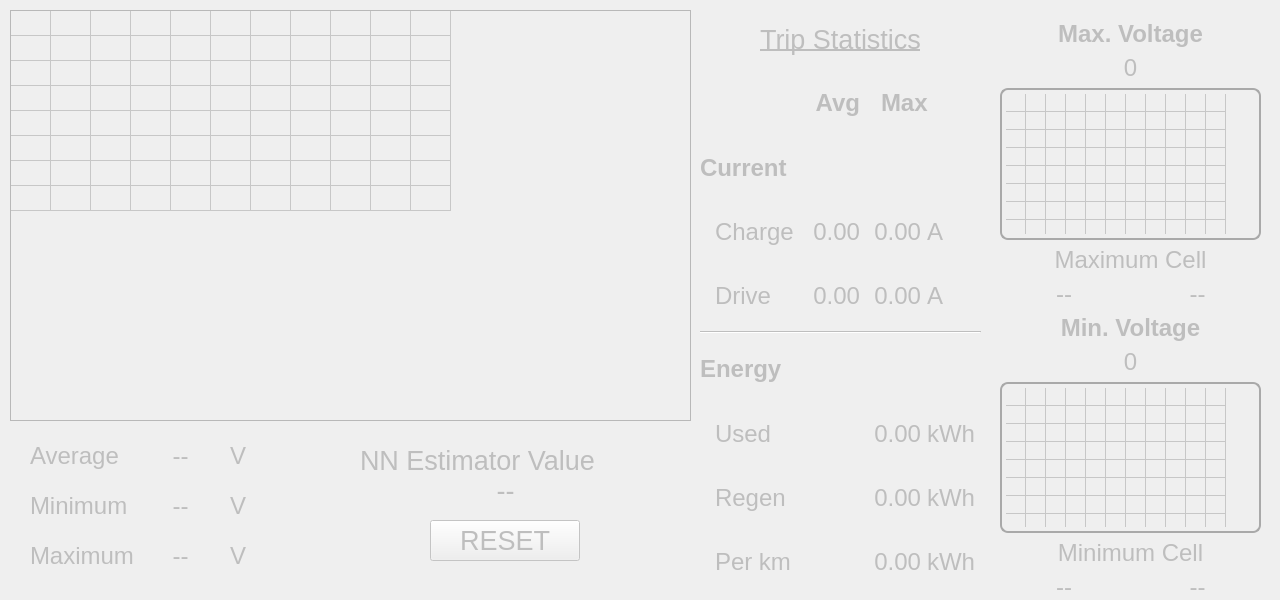
   <widget class="QWidget" name="battery" native="true">
    <property name="enabled">
     <bool>false</bool>
    </property>
    <property name="geometry">
     <rect>
      <x>0</x>
      <y>0</y>
      <width>1280</width>
      <height>600</height>
     </rect>
    </property>
    <property name="sizePolicy">
     <sizepolicy hsizetype="Fixed" vsizetype="Fixed">
      <horstretch>0</horstretch>
      <verstretch>0</verstretch>
     </sizepolicy>
    </property>
    <property name="font">
     <font>
      <family>Lucida Console</family>
     </font>
    </property>
    <property name="styleSheet">
     <string notr="true">QPushButton:focus{
color: rgb(255, 0, 4);
}
QCheckBox:focus{
background-color: rgba(255, 0, 4, 50);
}</string>
    </property>
    <widget class="QTableWidget" name="tableWidget_cellValues">
     <property name="geometry">
      <rect>
       <x>10</x>
       <y>10</y>
       <width>681</width>
       <height>411</height>
      </rect>
     </property>
     <property name="sizePolicy">
      <sizepolicy hsizetype="MinimumExpanding" vsizetype="MinimumExpanding">
       <horstretch>100</horstretch>
       <verstretch>100</verstretch>
      </sizepolicy>
     </property>
     <property name="sizeIncrement">
      <size>
       <width>1</width>
       <height>1</height>
      </size>
     </property>
     <property name="font">
      <font>
       <family>Lucida Console</family>
       <pointsize>11</pointsize>
       <weight>75</weight>
       <italic>false</italic>
       <bold>true</bold>
      </font>
     </property>
     <property name="focusPolicy">
      <enum>Qt::NoFocus</enum>
     </property>
     <property name="styleSheet">
      <string notr="true">font: 75 11pt &quot;Lucida Console&quot;;
font-weight: bold;
text-align: center;</string>
     </property>
     <property name="midLineWidth">
      <number>0</number>
     </property>
     <property name="verticalScrollBarPolicy">
      <enum>Qt::ScrollBarAlwaysOff</enum>
     </property>
     <property name="horizontalScrollBarPolicy">
      <enum>Qt::ScrollBarAlwaysOff</enum>
     </property>
     <property name="tabKeyNavigation">
      <bool>false</bool>
     </property>
     <property name="selectionMode">
      <enum>QAbstractItemView::NoSelection</enum>
     </property>
     <property name="iconSize">
      <size>
       <width>20</width>
       <height>20</height>
      </size>
     </property>
     <property name="showGrid">
      <bool>true</bool>
     </property>
     <property name="cornerButtonEnabled">
      <bool>false</bool>
     </property>
     <property name="rowCount">
      <number>8</number>
     </property>
     <property name="columnCount">
      <number>11</number>
     </property>
     <attribute name="horizontalHeaderVisible">
      <bool>false</bool>
     </attribute>
     <attribute name="horizontalHeaderDefaultSectionSize">
      <number>40</number>
     </attribute>
     <attribute name="horizontalHeaderHighlightSections">
      <bool>false</bool>
     </attribute>
     <attribute name="horizontalHeaderMinimumSectionSize">
      <number>10</number>
     </attribute>
     <attribute name="horizontalHeaderShowSortIndicator" stdset="0">
      <bool>false</bool>
     </attribute>
     <attribute name="verticalHeaderVisible">
      <bool>false</bool>
     </attribute>
     <attribute name="verticalHeaderDefaultSectionSize">
      <number>25</number>
     </attribute>
     <attribute name="verticalHeaderMinimumSectionSize">
      <number>5</number>
     </attribute>
     <row/>
     <row/>
     <row/>
     <row/>
     <row/>
     <row/>
     <row/>
     <row/>
     <column/>
     <column/>
     <column/>
     <column/>
     <column/>
     <column/>
     <column/>
     <column/>
     <column/>
     <column/>
     <column/>
     <item row="0" column="0">
      <property name="textAlignment">
       <set>AlignCenter</set>
      </property>
     </item>
    </widget>
    <widget class="QTransparentWidget" name="transparentWidget" native="true">
     <property name="geometry">
      <rect>
       <x>10</x>
       <y>430</y>
       <width>681</width>
       <height>161</height>
      </rect>
     </property>
     <property name="sizePolicy">
      <sizepolicy hsizetype="MinimumExpanding" vsizetype="MinimumExpanding">
       <horstretch>0</horstretch>
       <verstretch>0</verstretch>
      </sizepolicy>
     </property>
     <widget class="QLabel" name="l_cell_ave">
      <property name="geometry">
       <rect>
        <x>140</x>
        <y>10</y>
        <width>61</width>
        <height>32</height>
       </rect>
      </property>
      <property name="font">
       <font>
        <pointsize>18</pointsize>
       </font>
      </property>
      <property name="text">
       <string>--</string>
      </property>
      <property name="alignment">
       <set>Qt::AlignCenter</set>
      </property>
     </widget>
     <widget class="QLabel" name="label_32">
      <property name="geometry">
       <rect>
        <x>20</x>
        <y>60</y>
        <width>121</width>
        <height>32</height>
       </rect>
      </property>
      <property name="font">
       <font>
        <pointsize>18</pointsize>
       </font>
      </property>
      <property name="text">
       <string>Minimum</string>
      </property>
     </widget>
     <widget class="QLabel" name="label_33">
      <property name="geometry">
       <rect>
        <x>20</x>
        <y>110</y>
        <width>121</width>
        <height>32</height>
       </rect>
      </property>
      <property name="font">
       <font>
        <pointsize>18</pointsize>
       </font>
      </property>
      <property name="text">
       <string>Maximum</string>
      </property>
     </widget>
     <widget class="QLabel" name="l_cell_max">
      <property name="geometry">
       <rect>
        <x>140</x>
        <y>110</y>
        <width>61</width>
        <height>32</height>
       </rect>
      </property>
      <property name="font">
       <font>
        <pointsize>18</pointsize>
       </font>
      </property>
      <property name="text">
       <string>--</string>
      </property>
      <property name="alignment">
       <set>Qt::AlignCenter</set>
      </property>
     </widget>
     <widget class="QLabel" name="l_cell_min">
      <property name="geometry">
       <rect>
        <x>140</x>
        <y>60</y>
        <width>61</width>
        <height>32</height>
       </rect>
      </property>
      <property name="font">
       <font>
        <pointsize>18</pointsize>
       </font>
      </property>
      <property name="text">
       <string>--</string>
      </property>
      <property name="alignment">
       <set>Qt::AlignCenter</set>
      </property>
     </widget>
     <widget class="QLabel" name="label_35">
      <property name="geometry">
       <rect>
        <x>20</x>
        <y>10</y>
        <width>111</width>
        <height>32</height>
       </rect>
      </property>
      <property name="sizePolicy">
       <sizepolicy hsizetype="Fixed" vsizetype="Preferred">
        <horstretch>0</horstretch>
        <verstretch>0</verstretch>
       </sizepolicy>
      </property>
      <property name="font">
       <font>
        <pointsize>18</pointsize>
       </font>
      </property>
      <property name="text">
       <string>Average</string>
      </property>
     </widget>
     <widget class="QLabel" name="label_36">
      <property name="geometry">
       <rect>
        <x>220</x>
        <y>10</y>
        <width>21</width>
        <height>32</height>
       </rect>
      </property>
      <property name="font">
       <font>
        <pointsize>18</pointsize>
       </font>
      </property>
      <property name="text">
       <string>V</string>
      </property>
     </widget>
     <widget class="QLabel" name="label_50">
      <property name="geometry">
       <rect>
        <x>220</x>
        <y>60</y>
        <width>21</width>
        <height>32</height>
       </rect>
      </property>
      <property name="font">
       <font>
        <pointsize>18</pointsize>
       </font>
      </property>
      <property name="text">
       <string>V</string>
      </property>
     </widget>
     <widget class="QLabel" name="label_56">
      <property name="geometry">
       <rect>
        <x>220</x>
        <y>110</y>
        <width>21</width>
        <height>32</height>
       </rect>
      </property>
      <property name="font">
       <font>
        <pointsize>18</pointsize>
       </font>
      </property>
      <property name="text">
       <string>V</string>
      </property>
     </widget>
     <widget class="QLabel" name="est_cap">
      <property name="geometry">
       <rect>
        <x>450</x>
        <y>50</y>
        <width>91</width>
        <height>20</height>
       </rect>
      </property>
      <property name="font">
       <font>
        <pointsize>20</pointsize>
       </font>
      </property>
      <property name="text">
       <string>--</string>
      </property>
      <property name="alignment">
       <set>Qt::AlignCenter</set>
      </property>
     </widget>
     <widget class="QLabel" name="label_57">
      <property name="geometry">
       <rect>
        <x>350</x>
        <y>20</y>
        <width>301</width>
        <height>21</height>
       </rect>
      </property>
      <property name="font">
       <font>
        <pointsize>20</pointsize>
       </font>
      </property>
      <property name="text">
       <string>NN Estimator Value</string>
      </property>
     </widget>
     <widget class="QPushButton" name="pushButton_NNreset">
      <property name="geometry">
       <rect>
        <x>420</x>
        <y>90</y>
        <width>150</width>
        <height>41</height>
       </rect>
      </property>
      <property name="maximumSize">
       <size>
        <width>150</width>
        <height>75</height>
       </size>
      </property>
      <property name="font">
       <font>
        <pointsize>20</pointsize>
       </font>
      </property>
      <property name="text">
       <string>RESET</string>
      </property>
     </widget>
    </widget>
    <widget class="QWidget" name="layoutWidget_4">
     <property name="geometry">
      <rect>
       <x>1000</x>
       <y>20</y>
       <width>261</width>
       <height>581</height>
      </rect>
     </property>
     <layout class="QVBoxLayout" name="verticalLayout_10">
      <item>
       <widget class="QLabel" name="label_maxVoltage">
        <property name="font">
         <font>
          <pointsize>18</pointsize>
          <weight>75</weight>
          <bold>true</bold>
         </font>
        </property>
        <property name="text">
         <string>Max. Voltage</string>
        </property>
        <property name="alignment">
         <set>Qt::AlignCenter</set>
        </property>
       </widget>
      </item>
      <item>
       <widget class="QLabel" name="l_trip_voltageMax">
        <property name="font">
         <font>
          <pointsize>18</pointsize>
         </font>
        </property>
        <property name="text">
         <string notr="true">0</string>
        </property>
        <property name="alignment">
         <set>Qt::AlignCenter</set>
        </property>
       </widget>
      </item>
      <item>
       <widget class="QTableWidget" name="tableWidget_batteryCells_max">
        <property name="enabled">
         <bool>false</bool>
        </property>
        <property name="focusPolicy">
         <enum>Qt::NoFocus</enum>
        </property>
        <property name="styleSheet">
         <string notr="true">QTableWidget{
border-width: 2px;
border-style: solid;
border-color: darkgrey;
border-radius: 8px;
padding:4px;
}

</string>
        </property>
        <property name="verticalScrollBarPolicy">
         <enum>Qt::ScrollBarAlwaysOff</enum>
        </property>
        <property name="horizontalScrollBarPolicy">
         <enum>Qt::ScrollBarAlwaysOff</enum>
        </property>
        <property name="autoScroll">
         <bool>false</bool>
        </property>
        <property name="selectionMode">
         <enum>QAbstractItemView::NoSelection</enum>
        </property>
        <property name="rowCount">
         <number>8</number>
        </property>
        <property name="columnCount">
         <number>11</number>
        </property>
        <attribute name="horizontalHeaderVisible">
         <bool>false</bool>
        </attribute>
        <attribute name="horizontalHeaderDefaultSectionSize">
         <number>12</number>
        </attribute>
        <attribute name="horizontalHeaderHighlightSections">
         <bool>false</bool>
        </attribute>
        <attribute name="horizontalHeaderMinimumSectionSize">
         <number>8</number>
        </attribute>
        <attribute name="verticalHeaderVisible">
         <bool>false</bool>
        </attribute>
        <attribute name="verticalHeaderDefaultSectionSize">
         <number>12</number>
        </attribute>
        <attribute name="verticalHeaderMinimumSectionSize">
         <number>8</number>
        </attribute>
        <row/>
        <row/>
        <row/>
        <row/>
        <row/>
        <row/>
        <row/>
        <row/>
        <column/>
        <column/>
        <column/>
        <column/>
        <column/>
        <column/>
        <column/>
        <column/>
        <column/>
        <column/>
        <column/>
        <item row="0" column="0">
         <property name="text">
          <string/>
         </property>
        </item>
        <item row="0" column="1">
         <property name="text">
          <string/>
         </property>
        </item>
        <item row="0" column="2">
         <property name="text">
          <string/>
         </property>
        </item>
        <item row="1" column="1">
         <property name="text">
          <string/>
         </property>
        </item>
        <item row="2" column="0"/>
       </widget>
      </item>
      <item>
       <spacer name="verticalSpacer_5">
        <property name="orientation">
         <enum>Qt::Vertical</enum>
        </property>
        <property name="sizeHint" stdset="0">
         <size>
          <width>20</width>
          <height>20</height>
         </size>
        </property>
       </spacer>
      </item>
      <item>
       <widget class="QLabel" name="label_17">
        <property name="font">
         <font>
          <pointsize>18</pointsize>
         </font>
        </property>
        <property name="text">
         <string>Maximum Cell</string>
        </property>
        <property name="alignment">
         <set>Qt::AlignCenter</set>
        </property>
       </widget>
      </item>
      <item>
       <layout class="QGridLayout" name="gridLayout_8">
        <item row="0" column="0">
         <widget class="QLabel" name="l_max_bat">
          <property name="font">
           <font>
            <pointsize>18</pointsize>
           </font>
          </property>
          <property name="text">
           <string>--</string>
          </property>
          <property name="alignment">
           <set>Qt::AlignCenter</set>
          </property>
         </widget>
        </item>
        <item row="0" column="1">
         <widget class="QLabel" name="l_max_volt">
          <property name="font">
           <font>
            <pointsize>18</pointsize>
           </font>
          </property>
          <property name="text">
           <string>--</string>
          </property>
          <property name="alignment">
           <set>Qt::AlignCenter</set>
          </property>
         </widget>
        </item>
       </layout>
      </item>
      <item>
       <spacer name="verticalSpacer_3">
        <property name="orientation">
         <enum>Qt::Vertical</enum>
        </property>
        <property name="sizeHint" stdset="0">
         <size>
          <width>20</width>
          <height>40</height>
         </size>
        </property>
       </spacer>
      </item>
      <item>
       <widget class="QLabel" name="label_minVoltage">
        <property name="font">
         <font>
          <pointsize>18</pointsize>
          <weight>75</weight>
          <bold>true</bold>
         </font>
        </property>
        <property name="text">
         <string>Min. Voltage</string>
        </property>
        <property name="alignment">
         <set>Qt::AlignCenter</set>
        </property>
       </widget>
      </item>
      <item>
       <widget class="QLabel" name="l_trip_voltageMin">
        <property name="font">
         <font>
          <pointsize>18</pointsize>
         </font>
        </property>
        <property name="text">
         <string notr="true">0</string>
        </property>
        <property name="alignment">
         <set>Qt::AlignCenter</set>
        </property>
       </widget>
      </item>
      <item>
       <widget class="QTableWidget" name="tableWidget_batteryCells_min">
        <property name="enabled">
         <bool>false</bool>
        </property>
        <property name="focusPolicy">
         <enum>Qt::NoFocus</enum>
        </property>
        <property name="styleSheet">
         <string notr="true">QTableWidget{
border-width: 2px;
border-style: solid;
border-color: darkgrey;
border-radius: 8px;
padding:4px;
}

</string>
        </property>
        <property name="verticalScrollBarPolicy">
         <enum>Qt::ScrollBarAlwaysOff</enum>
        </property>
        <property name="horizontalScrollBarPolicy">
         <enum>Qt::ScrollBarAlwaysOff</enum>
        </property>
        <property name="autoScroll">
         <bool>false</bool>
        </property>
        <property name="selectionMode">
         <enum>QAbstractItemView::NoSelection</enum>
        </property>
        <property name="rowCount">
         <number>8</number>
        </property>
        <property name="columnCount">
         <number>11</number>
        </property>
        <attribute name="horizontalHeaderVisible">
         <bool>false</bool>
        </attribute>
        <attribute name="horizontalHeaderDefaultSectionSize">
         <number>12</number>
        </attribute>
        <attribute name="horizontalHeaderHighlightSections">
         <bool>false</bool>
        </attribute>
        <attribute name="horizontalHeaderMinimumSectionSize">
         <number>8</number>
        </attribute>
        <attribute name="verticalHeaderVisible">
         <bool>false</bool>
        </attribute>
        <attribute name="verticalHeaderDefaultSectionSize">
         <number>12</number>
        </attribute>
        <attribute name="verticalHeaderMinimumSectionSize">
         <number>8</number>
        </attribute>
        <row/>
        <row/>
        <row/>
        <row/>
        <row/>
        <row/>
        <row/>
        <row/>
        <column/>
        <column/>
        <column/>
        <column/>
        <column/>
        <column/>
        <column/>
        <column/>
        <column/>
        <column/>
        <column/>
        <item row="0" column="0">
         <property name="text">
          <string/>
         </property>
        </item>
        <item row="0" column="1">
         <property name="text">
          <string/>
         </property>
        </item>
        <item row="0" column="2">
         <property name="text">
          <string/>
         </property>
        </item>
        <item row="1" column="1">
         <property name="text">
          <string/>
         </property>
        </item>
        <item row="2" column="0"/>
       </widget>
      </item>
      <item>
       <widget class="QLabel" name="label_12">
        <property name="font">
         <font>
          <pointsize>18</pointsize>
         </font>
        </property>
        <property name="text">
         <string>Minimum Cell</string>
        </property>
        <property name="alignment">
         <set>Qt::AlignCenter</set>
        </property>
       </widget>
      </item>
      <item>
       <layout class="QGridLayout" name="gridLayout_2">
        <item row="0" column="1">
         <widget class="QLabel" name="l_min_bat">
          <property name="font">
           <font>
            <pointsize>18</pointsize>
           </font>
          </property>
          <property name="text">
           <string>--</string>
          </property>
          <property name="alignment">
           <set>Qt::AlignCenter</set>
          </property>
         </widget>
        </item>
        <item row="0" column="2">
         <widget class="QLabel" name="l_min_volt">
          <property name="font">
           <font>
            <pointsize>18</pointsize>
           </font>
          </property>
          <property name="text">
           <string>--</string>
          </property>
          <property name="alignment">
           <set>Qt::AlignCenter</set>
          </property>
         </widget>
        </item>
       </layout>
      </item>
      <item>
       <spacer name="verticalSpacer_12">
        <property name="orientation">
         <enum>Qt::Vertical</enum>
        </property>
        <property name="sizeHint" stdset="0">
         <size>
          <width>20</width>
          <height>40</height>
         </size>
        </property>
       </spacer>
      </item>
     </layout>
    </widget>
    <widget class="QTransparentWidget" name="tripWidget1" native="true">
     <property name="geometry">
      <rect>
       <x>700</x>
       <y>10</y>
       <width>281</width>
       <height>581</height>
      </rect>
     </property>
     <layout class="QGridLayout" name="trip1">
      <item row="5" column="1">
       <widget class="QLabel" name="l_trip_pcurrentAvg">
        <property name="font">
         <font>
          <pointsize>18</pointsize>
         </font>
        </property>
        <property name="text">
         <string>0.00</string>
        </property>
        <property name="alignment">
         <set>Qt::AlignRight|Qt::AlignTrailing|Qt::AlignVCenter</set>
        </property>
       </widget>
      </item>
      <item row="13" column="2">
       <widget class="QLabel" name="l_trip_capacityPerKm">
        <property name="font">
         <font>
          <pointsize>18</pointsize>
         </font>
        </property>
        <property name="text">
         <string notr="true">0.00</string>
        </property>
        <property name="alignment">
         <set>Qt::AlignRight|Qt::AlignTrailing|Qt::AlignVCenter</set>
        </property>
       </widget>
      </item>
      <item row="5" column="3">
       <widget class="QLabel" name="label_16">
        <property name="font">
         <font>
          <pointsize>18</pointsize>
         </font>
        </property>
        <property name="text">
         <string>A</string>
        </property>
       </widget>
      </item>
      <item row="5" column="0">
       <widget class="QLabel" name="label_25">
        <property name="minimumSize">
         <size>
          <width>100</width>
          <height>0</height>
         </size>
        </property>
        <property name="font">
         <font>
          <pointsize>18</pointsize>
         </font>
        </property>
        <property name="text">
         <string>Charge</string>
        </property>
        <property name="margin">
         <number>0</number>
        </property>
        <property name="indent">
         <number>15</number>
        </property>
       </widget>
      </item>
      <item row="13" column="3">
       <widget class="QLabel" name="label_15">
        <property name="font">
         <font>
          <pointsize>18</pointsize>
         </font>
        </property>
        <property name="text">
         <string>kWh</string>
        </property>
       </widget>
      </item>
      <item row="5" column="2">
       <widget class="QLabel" name="l_trip_pcurrentMax">
        <property name="font">
         <font>
          <pointsize>18</pointsize>
         </font>
        </property>
        <property name="text">
         <string>0.00</string>
        </property>
        <property name="alignment">
         <set>Qt::AlignRight|Qt::AlignTrailing|Qt::AlignVCenter</set>
        </property>
       </widget>
      </item>
      <item row="6" column="2">
       <widget class="QLabel" name="l_trip_ncurrentMax_2">
        <property name="font">
         <font>
          <pointsize>18</pointsize>
         </font>
        </property>
        <property name="text">
         <string>0.00</string>
        </property>
        <property name="alignment">
         <set>Qt::AlignRight|Qt::AlignTrailing|Qt::AlignVCenter</set>
        </property>
       </widget>
      </item>
      <item row="9" column="0" colspan="2">
       <widget class="QLabel" name="label_34">
        <property name="font">
         <font>
          <pointsize>18</pointsize>
          <weight>75</weight>
          <bold>true</bold>
         </font>
        </property>
        <property name="text">
         <string>Energy</string>
        </property>
       </widget>
      </item>
      <item row="4" column="0" colspan="2">
       <widget class="QLabel" name="label_44">
        <property name="font">
         <font>
          <pointsize>18</pointsize>
          <weight>75</weight>
          <bold>true</bold>
         </font>
        </property>
        <property name="text">
         <string notr="true">Current </string>
        </property>
        <property name="indent">
         <number>-1</number>
        </property>
       </widget>
      </item>
      <item row="6" column="3">
       <widget class="QLabel" name="label_28">
        <property name="font">
         <font>
          <pointsize>18</pointsize>
         </font>
        </property>
        <property name="text">
         <string>A</string>
        </property>
       </widget>
      </item>
      <item row="12" column="3">
       <widget class="QLabel" name="label_13">
        <property name="font">
         <font>
          <pointsize>18</pointsize>
         </font>
        </property>
        <property name="text">
         <string>kWh</string>
        </property>
       </widget>
      </item>
      <item row="6" column="0">
       <widget class="QLabel" name="label_43">
        <property name="minimumSize">
         <size>
          <width>100</width>
          <height>0</height>
         </size>
        </property>
        <property name="font">
         <font>
          <pointsize>18</pointsize>
         </font>
        </property>
        <property name="text">
         <string>Drive</string>
        </property>
        <property name="indent">
         <number>15</number>
        </property>
       </widget>
      </item>
      <item row="8" column="0" colspan="4">
       <widget class="Line" name="line_6">
        <property name="orientation">
         <enum>Qt::Horizontal</enum>
        </property>
       </widget>
      </item>
      <item row="12" column="2">
       <widget class="QLabel" name="l_trip_capacityRegenerated">
        <property name="font">
         <font>
          <pointsize>18</pointsize>
         </font>
        </property>
        <property name="text">
         <string>0.00</string>
        </property>
        <property name="alignment">
         <set>Qt::AlignRight|Qt::AlignTrailing|Qt::AlignVCenter</set>
        </property>
       </widget>
      </item>
      <item row="11" column="2">
       <widget class="QLabel" name="l_trip_capacityUsed">
        <property name="font">
         <font>
          <pointsize>18</pointsize>
         </font>
        </property>
        <property name="text">
         <string notr="true">0.00</string>
        </property>
        <property name="alignment">
         <set>Qt::AlignRight|Qt::AlignTrailing|Qt::AlignVCenter</set>
        </property>
       </widget>
      </item>
      <item row="11" column="3">
       <widget class="QLabel" name="label_21">
        <property name="font">
         <font>
          <pointsize>18</pointsize>
         </font>
        </property>
        <property name="text">
         <string notr="true">kWh</string>
        </property>
       </widget>
      </item>
      <item row="6" column="1">
       <widget class="QLabel" name="l_trip_ncurrentAvg_2">
        <property name="font">
         <font>
          <pointsize>18</pointsize>
         </font>
        </property>
        <property name="text">
         <string>0.00</string>
        </property>
        <property name="alignment">
         <set>Qt::AlignRight|Qt::AlignTrailing|Qt::AlignVCenter</set>
        </property>
       </widget>
      </item>
      <item row="0" column="0" colspan="4">
       <widget class="QLabel" name="label_18">
        <property name="font">
         <font>
          <pointsize>20</pointsize>
          <underline>true</underline>
         </font>
        </property>
        <property name="styleSheet">
         <string notr="true">text-decoration: underline;</string>
        </property>
        <property name="text">
         <string>Trip Statistics</string>
        </property>
        <property name="alignment">
         <set>Qt::AlignCenter</set>
        </property>
       </widget>
      </item>
      <item row="12" column="0" colspan="2">
       <widget class="QLabel" name="label_22">
        <property name="font">
         <font>
          <pointsize>18</pointsize>
         </font>
        </property>
        <property name="text">
         <string>Regen</string>
        </property>
        <property name="indent">
         <number>15</number>
        </property>
       </widget>
      </item>
      <item row="1" column="2" colspan="2">
       <widget class="QLabel" name="label_14">
        <property name="font">
         <font>
          <pointsize>18</pointsize>
          <weight>75</weight>
          <bold>true</bold>
         </font>
        </property>
        <property name="text">
         <string>Max</string>
        </property>
        <property name="indent">
         <number>15</number>
        </property>
       </widget>
      </item>
      <item row="1" column="1">
       <widget class="QLabel" name="label_8">
        <property name="font">
         <font>
          <pointsize>18</pointsize>
          <weight>75</weight>
          <bold>true</bold>
         </font>
        </property>
        <property name="text">
         <string>Avg</string>
        </property>
        <property name="alignment">
         <set>Qt::AlignRight|Qt::AlignTrailing|Qt::AlignVCenter</set>
        </property>
       </widget>
      </item>
      <item row="11" column="0" colspan="2">
       <widget class="QLabel" name="label_19">
        <property name="font">
         <font>
          <pointsize>18</pointsize>
         </font>
        </property>
        <property name="text">
         <string>Used</string>
        </property>
        <property name="indent">
         <number>15</number>
        </property>
       </widget>
      </item>
      <item row="13" column="0" colspan="2">
       <widget class="QLabel" name="label_9">
        <property name="font">
         <font>
          <pointsize>18</pointsize>
         </font>
        </property>
        <property name="text">
         <string>Per km</string>
        </property>
        <property name="indent">
         <number>15</number>
        </property>
       </widget>
      </item>
     </layout>
    </widget>
   </widget>
